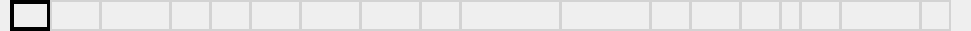
  <widget class="QWidget" name="a_Widget" native="true">
   <property name="geometry">
    <rect>
     <x>110</x>
     <y>100</y>
     <width>971</width>
     <height>31</height>
    </rect>
   </property>
   <widget class="QPushButton" name="a_1">
    <property name="geometry">
     <rect>
      <x>10</x>
      <y>0</y>
      <width>41</width>
      <height>31</height>
     </rect>
    </property>
    <property name="styleSheet">
     <string notr="true">background-color: rgba(0, 200, 200, 00);border: 4px solid black;</string>
    </property>
    <property name="text">
     <string/>
    </property>
   </widget>
   <widget class="QPushButton" name="a_2">
    <property name="geometry">
     <rect>
      <x>50</x>
      <y>0</y>
      <width>51</width>
      <height>31</height>
     </rect>
    </property>
    <property name="styleSheet">
     <string notr="true">background-color: rgba(0,255,255,00);border: 2px solid lightgray;</string>
    </property>
    <property name="text">
     <string/>
    </property>
   </widget>
   <widget class="QPushButton" name="a_3">
    <property name="geometry">
     <rect>
      <x>100</x>
      <y>0</y>
      <width>71</width>
      <height>31</height>
     </rect>
    </property>
    <property name="styleSheet">
     <string notr="true">background-color: rgba(0,255,255,00);border: 2px solid lightgray;</string>
    </property>
    <property name="text">
     <string/>
    </property>
   </widget>
   <widget class="QPushButton" name="a_4">
    <property name="geometry">
     <rect>
      <x>170</x>
      <y>0</y>
      <width>41</width>
      <height>31</height>
     </rect>
    </property>
    <property name="styleSheet">
     <string notr="true">background-color: rgba(0,255,255,00);border: 2px solid lightgray;</string>
    </property>
    <property name="text">
     <string/>
    </property>
   </widget>
   <widget class="QPushButton" name="a_5">
    <property name="geometry">
     <rect>
      <x>210</x>
      <y>0</y>
      <width>41</width>
      <height>31</height>
     </rect>
    </property>
    <property name="styleSheet">
     <string notr="true">background-color: rgba(0,255,255,00);border: 2px solid lightgray;</string>
    </property>
    <property name="text">
     <string/>
    </property>
   </widget>
   <widget class="QPushButton" name="a_6">
    <property name="geometry">
     <rect>
      <x>250</x>
      <y>0</y>
      <width>51</width>
      <height>31</height>
     </rect>
    </property>
    <property name="styleSheet">
     <string notr="true">background-color: rgba(0,255,255,00);border: 2px solid lightgray;</string>
    </property>
    <property name="text">
     <string/>
    </property>
   </widget>
   <widget class="QPushButton" name="a_7">
    <property name="geometry">
     <rect>
      <x>300</x>
      <y>0</y>
      <width>61</width>
      <height>31</height>
     </rect>
    </property>
    <property name="styleSheet">
     <string notr="true">background-color: rgba(0,255,255,00);border: 2px solid lightgray;</string>
    </property>
    <property name="text">
     <string/>
    </property>
   </widget>
   <widget class="QPushButton" name="a_8">
    <property name="geometry">
     <rect>
      <x>360</x>
      <y>0</y>
      <width>61</width>
      <height>31</height>
     </rect>
    </property>
    <property name="styleSheet">
     <string notr="true">background-color: rgba(0,255,255,00);border: 2px solid lightgray;</string>
    </property>
    <property name="text">
     <string/>
    </property>
   </widget>
   <widget class="QPushButton" name="a_9">
    <property name="geometry">
     <rect>
      <x>420</x>
      <y>0</y>
      <width>41</width>
      <height>31</height>
     </rect>
    </property>
    <property name="styleSheet">
     <string notr="true">background-color: rgba(0,255,255,00);border: 2px solid lightgray;</string>
    </property>
    <property name="text">
     <string/>
    </property>
   </widget>
   <widget class="QPushButton" name="a_10">
    <property name="geometry">
     <rect>
      <x>460</x>
      <y>0</y>
      <width>101</width>
      <height>31</height>
     </rect>
    </property>
    <property name="styleSheet">
     <string notr="true">background-color: rgba(0,255,255,00);border: 2px solid lightgray;</string>
    </property>
    <property name="text">
     <string/>
    </property>
   </widget>
   <widget class="QPushButton" name="a_11">
    <property name="geometry">
     <rect>
      <x>560</x>
      <y>0</y>
      <width>91</width>
      <height>31</height>
     </rect>
    </property>
    <property name="styleSheet">
     <string notr="true">background-color: rgba(0,255,255,00);border: 2px solid lightgray;</string>
    </property>
    <property name="text">
     <string/>
    </property>
   </widget>
   <widget class="QPushButton" name="a_12">
    <property name="geometry">
     <rect>
      <x>650</x>
      <y>0</y>
      <width>41</width>
      <height>31</height>
     </rect>
    </property>
    <property name="styleSheet">
     <string notr="true">background-color: rgba(0,255,255,00);border: 2px solid lightgray;</string>
    </property>
    <property name="text">
     <string/>
    </property>
   </widget>
   <widget class="QPushButton" name="a_13">
    <property name="geometry">
     <rect>
      <x>690</x>
      <y>0</y>
      <width>51</width>
      <height>31</height>
     </rect>
    </property>
    <property name="styleSheet">
     <string notr="true">background-color: rgba(0,255,255,00);border: 2px solid lightgray;</string>
    </property>
    <property name="text">
     <string/>
    </property>
   </widget>
   <widget class="QPushButton" name="a_14">
    <property name="geometry">
     <rect>
      <x>740</x>
      <y>0</y>
      <width>41</width>
      <height>31</height>
     </rect>
    </property>
    <property name="styleSheet">
     <string notr="true">background-color: rgba(0,255,255,00);border: 2px solid lightgray;</string>
    </property>
    <property name="text">
     <string/>
    </property>
   </widget>
   <widget class="QPushButton" name="a_15">
    <property name="geometry">
     <rect>
      <x>780</x>
      <y>0</y>
      <width>21</width>
      <height>31</height>
     </rect>
    </property>
    <property name="styleSheet">
     <string notr="true">background-color: rgba(0,255,255,00);border: 2px solid lightgray;</string>
    </property>
    <property name="text">
     <string/>
    </property>
   </widget>
   <widget class="QPushButton" name="a_16">
    <property name="geometry">
     <rect>
      <x>800</x>
      <y>0</y>
      <width>41</width>
      <height>31</height>
     </rect>
    </property>
    <property name="styleSheet">
     <string notr="true">background-color: rgba(0,255,255,00);border: 2px solid lightgray;</string>
    </property>
    <property name="text">
     <string/>
    </property>
   </widget>
   <widget class="QPushButton" name="a_17">
    <property name="geometry">
     <rect>
      <x>840</x>
      <y>0</y>
      <width>81</width>
      <height>31</height>
     </rect>
    </property>
    <property name="styleSheet">
     <string notr="true">background-color: rgba(0,255,255,00);border: 2px solid lightgray;</string>
    </property>
    <property name="text">
     <string/>
    </property>
   </widget>
   <widget class="QPushButton" name="a_18">
    <property name="geometry">
     <rect>
      <x>920</x>
      <y>0</y>
      <width>31</width>
      <height>31</height>
     </rect>
    </property>
    <property name="styleSheet">
     <string notr="true">background-color: rgba(0,255,255,00);border: 2px solid lightgray;</string>
    </property>
    <property name="text">
     <string/>
    </property>
   </widget>
  </widget>
